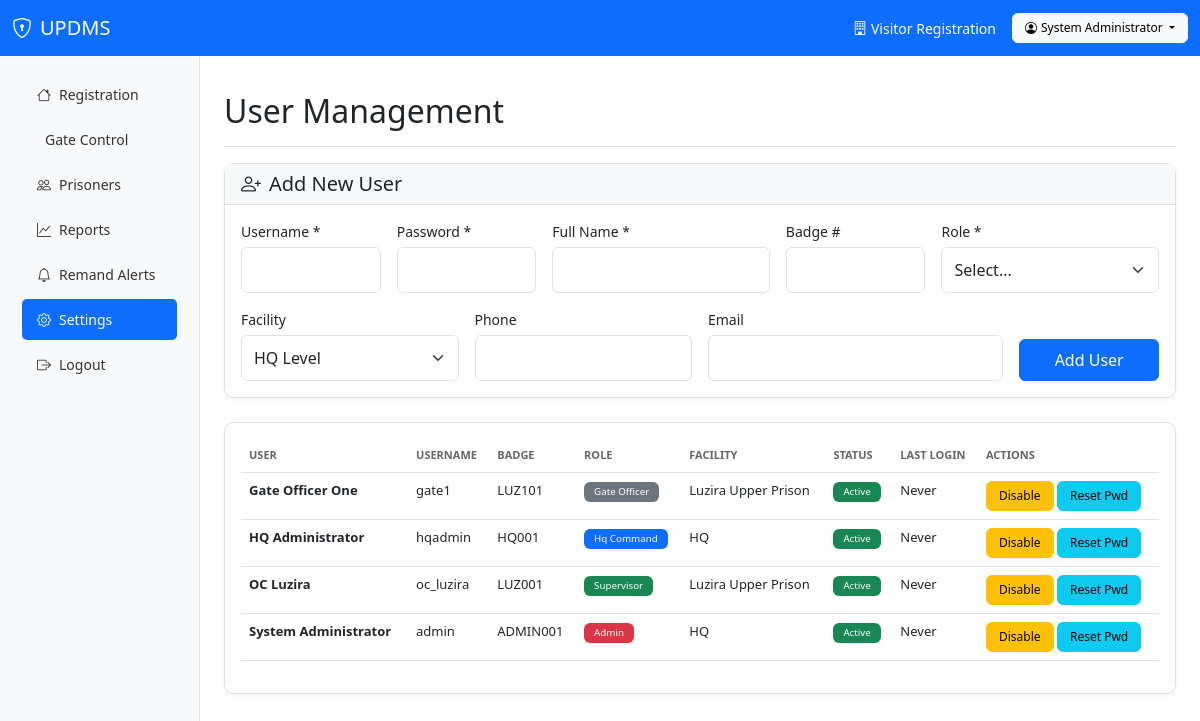
The page /pages/admin/users.php (signed in) on the database its author committed.
### tables this page shows
CREATE TABLE IF NOT EXISTS users (
    id INT PRIMARY KEY AUTO_INCREMENT,
    username VARCHAR(50) UNIQUE NOT NULL,
    password_hash VARCHAR(255) NOT NULL,
    full_name VARCHAR(100) NOT NULL,
    badge_number VARCHAR(20) UNIQUE,
    role ENUM('admin', 'hq_command', 'supervisor', 'gate_officer') NOT NULL,
    facility_id INT,
    phone VARCHAR(20),
    email VARCHAR(100),
    is_active TINYINT DEFAULT 1,
    last_login TIMESTAMP NULL,
    created_at TIMESTAMP DEFAULT CURRENT_TIMESTAMP,
    updated_at TIMESTAMP DEFAULT CURRENT_TIMESTAMP ON UPDATE CURRENT_TIMESTAMP,
    FOREIGN KEY (facility_id) REFERENCES facilities(id) ON DELETE SET NULL
);

CREATE TABLE IF NOT EXISTS facilities (
    id INT PRIMARY KEY AUTO_INCREMENT,
    facility_code VARCHAR(10) UNIQUE NOT NULL,
    name VARCHAR(100) NOT NULL,
    region VARCHAR(50),
    type ENUM('maximum', 'medium', 'minimum', 'rehabilitation') DEFAULT 'medium',
    capacity INT DEFAULT 0,
    address VARCHAR(255),
    contact_phone VARCHAR(20),
    contact_email VARCHAR(100),
    is_active TINYINT DEFAULT 1,
    created_at TIMESTAMP DEFAULT CURRENT_TIMESTAMP,
    updated_at TIMESTAMP DEFAULT CURRENT_TIMESTAMP ON UPDATE CURRENT_TIMESTAMP
);

### config/bootstrap.php (called while the page is built, shortened)
<?php
require_once __DIR__ . '/database.php';
function isLoggedIn() {
    return isset($_SESSION['user_id']);
}
function hasRole($roles) {
    return in_array($_SESSION['role'], $roles);
}
function getCurrentUser() {
    return [
        'id' => $_SESSION['user_id'],
        'username' => $_SESSION['username'],
        'full_name' => $_SESSION['full_name'],
        'role' => $_SESSION['role'],
        'facility_id' => $_SESSION['facility_id']
    ];
}

### config/database.php (called while the page is built, shortened)
<?php
class Database {
    private static $instance = null;
    private $connection;
    private function __construct() {
        $dsn = "mysql:host=" . DB_HOST . ";dbname=" . DB_NAME . ";charset=" . DB_CHARSET;
        $options = [
            PDO::ATTR_ERRMODE => PDO::ERRMODE_EXCEPTION,
            PDO::ATTR_DEFAULT_FETCH_MODE => PDO::FETCH_ASSOC,
            PDO::ATTR_EMULATE_PREPARES => false,
        ];
        try {
            $this->connection = new PDO($dsn, DB_USER, DB_PASS, $options);
        } catch (PDOException $e) {
            die("Database connection failed: " . $e->getMessage());
        }
    }
    public static function getInstance() {
        if (self::$instance === null) {
            self::$instance = new self();
        }
        return self::$instance;
    }
    public function query($sql, $params = []) {
        $stmt = $this->connection->prepare($sql);
        $stmt->execute($params);
        return $stmt;
    }
    public function fetchAll($sql, $params = []) {
        return $this->query($sql, $params)->fetchAll();
    }
}
function getDB() {
    return Database::getInstance();
}

### pages/admin/users.php (the view, shortened to what this page needs)
<?php
require_once __DIR__ . '/../../config/bootstrap.php';
$db = getDB();
$users = $db->fetchAll("
    SELECT u.*, f.name as facility_name
    FROM users u
    LEFT JOIN facilities f ON u.facility_id = f.id
    ORDER BY u.is_active DESC, u.full_name", []);
$pageHeader = 'User Management';
include __DIR__ . '/../../includes/header.php';
?>
<div class="card mb-4">
    <div class="card-header">
        <h5 class="mb-0"><i class="bi bi-person-plus me-2"></i>Add New User</h5>
    </div>
    <div class="card-body">
        <form method="POST" class="row g-3">
            <div class="col-md-2">
                <label class="form-label">Username *</label>
                <input type="text" name="username" class="form-control" required>
            </div>
            <div class="col-md-2">
                <label class="form-label">Password *</label>
                <input type="password" name="password" class="form-control" required>
            </div>
            <div class="col-md-3">
                <label class="form-label">Full Name *</label>
                <input type="text" name="full_name" class="form-control" required>
            </div>
            <div class="col-md-2">
                <label class="form-label">Badge #</label>
                <input type="text" name="badge_number" class="form-control">
            </div>
            <div class="col-md-3">
                <label class="form-label">Role *</label>
                <select name="role" class="form-select" required>
                    <option value="">Select...</option>
                </select>
            </div>
            <div class="col-md-3">
                <label class="form-label">Facility</label>
                <select name="facility_id" class="form-select">
                    <option value="">HQ Level</option>
                </select>
            </div>
            <div class="col-md-3">
                <label class="form-label">Phone</label>
                <input type="text" name="phone" class="form-control">
            </div>
            <div class="col-md-4">
                <label class="form-label">Email</label>
                <input type="email" name="email" class="form-control">
            </div>
            <div class="col-md-2 d-flex align-items-end">
                <button type="submit" class="btn btn-primary w-100">Add User</button>
            </div>
        </form>
    </div>
</div>
<div class="card">
    <div class="card-body">
        <div class="table-responsive">
            <table class="table">
                <thead>
                    <tr>
                        <th>User</th>
                        <th>Username</th>
                        <th>Badge</th>
                        <th>Role</th>
                        <th>Facility</th>
                        <th>Status</th>
                        <th>Last Login</th>
                        <th>Actions</th>
                    </tr>
                </thead>
                <tbody>
                    <?php foreach ($users as $u): ?>
                    <tr class="<?php echo $u['is_active'] ? '' : 'table-secondary'; ?>">
                        <td><strong><?php echo htmlspecialchars($u['full_name']); ?></strong></td>
                        <td><?php echo htmlspecialchars($u['username']); ?></td>
                        <td><?php echo htmlspecialchars($u['badge_number'] ?: '-'); ?></td>
                        <td><span class="badge bg-<?php
                            echo $u['role'] === 'admin' ? 'danger' : ($u['role'] === 'hq_command' ? 'primary' : ($u['role'] === 'supervisor' ? 'success' : 'secondary'));
                        ?>"><?php echo ucwords(str_replace('_', ' ', $u['role'])); ?></span></td>
                        <td><?php echo htmlspecialchars($u['facility_name'] ?: 'HQ'); ?></td>
                        <td>
                            <?php if ($u['is_active']): ?>
                                <span class="badge bg-success">Active</span>
                            <?php else: ?>
                                <span class="badge bg-secondary">Inactive</span>
                            <?php endif; ?>
                        </td>
                        <td><?php echo $u['last_login'] ? formatDateTime($u['last_login']) : 'Never'; ?></td>
                        <td>
                            <form method="POST" class="d-inline">
                                <button type="submit" class="btn btn-sm btn-<?php echo $u['is_active'] ? 'warning' : 'success'; ?>">
                                    <?php echo $u['is_active'] ? 'Disable' : 'Enable'; ?>
                                </button>
                            </form>
                            <form method="POST" class="d-inline">
                                <button type="submit" class="btn btn-sm btn-info">Reset Pwd</button>
                            </form>
                        </td>
                    </tr>
                    <?php endforeach; ?>
                </tbody>
            </table>
        </div>
    </div>
</div>
<?php include __DIR__ . '/../../includes/footer.php'; ?>

### includes/header.php (shortened to what this page needs)
<?php
$user = getCurrentUser();
$facilityName = 'Visitor Registration';
?>
<!DOCTYPE html>
<html lang="en">
<head>
    <link href="https://cdn.jsdelivr.net/npm/bootstrap@5.3.0/dist/css/bootstrap.min.css" rel="stylesheet">
    <link href="https://cdn.jsdelivr.net/npm/bootstrap-icons@1.10.0/font/bootstrap-icons.css" rel="stylesheet">
    <link href="<?php echo SITE_URL; ?>/assets/css/custom.css" rel="stylesheet">
</head>
<body>
    <nav class="navbar navbar-dark bg-primary">
        <div class="container-fluid">
            <a class="navbar-brand" href="<?php echo SITE_URL; ?>/pages/dashboard.php">
                <i class="bi bi-shield-lock me-2"></i><?php echo SITE_NAME; ?>
            </a>
            <div class="d-flex align-items-center">
                <span class="text-white me-3">
                    <i class="bi bi-building me-1"></i><?php echo $facilityName; ?>
                </span>
                <?php if ($user): ?>
                <div class="dropdown">
                    <button class="btn btn-light btn-sm dropdown-toggle" type="button" data-bs-toggle="dropdown">
                        <i class="bi bi-person-circle me-1"></i><?php echo htmlspecialchars($user['full_name']); ?>
                    </button>
                </div>
                <?php else: ?>
                <a href="<?php echo SITE_URL; ?>/pages/login.php" class="btn btn-light btn-sm">
                    <i class="bi bi-box-arrow-in-right me-1"></i>Login
                </a>
                <?php endif; ?>
            </div>
        </div>
    </nav>
    <div class="container-fluid">
        <div class="row">
            <?php include __DIR__ . '/sidebar.php'; ?>
            <main class="col-md-9 ms-sm-auto col-lg-10 px-md-4 main-content">
                <?php if (isset($pageHeader)): ?>
                <div class="d-flex justify-content-between flex-wrap flex-md-nowrap align-items-center pt-3 pb-2 mb-3 border-bottom">
                    <h1 class="h2"><?php echo $pageHeader; ?></h1>
                </div>
                <?php endif; ?>

### includes/sidebar.php
<?php
$currentPage = basename($_SERVER['PHP_SELF'], '.php');
$user = getCurrentUser();
?>
<nav class="col-md-2 d-md-block bg-light sidebar collapse">
    <div class="position-sticky pt-3">
        <ul class="nav flex-column">
            <li class="nav-item">
                <a class="nav-link <?php echo $currentPage === 'dashboard' ? 'active' : ''; ?>" href="<?php echo SITE_URL; ?>/pages/dashboard.php">
                    <i class="bi bi-house me-2"></i>Registration
                </a>
            </li>
            <li class="nav-item">
                <a class="nav-link <?php echo $currentPage === 'control' ? 'active' : ''; ?>" href="<?php echo SITE_URL; ?>/pages/gate/control.php">
                    <i class="bi bi-car me-2"></i>Gate Control
                </a>
            </li>
            <?php if ($user && hasRole(['supervisor', 'hq_command', 'admin'])): ?>
            <li class="nav-item">
                <a class="nav-link <?php echo in_array($currentPage, ['list', 'add', 'view']) ? 'active' : ''; ?>"
                   href="<?php echo SITE_URL; ?>/pages/prisoners/list.php">
                    <i class="bi bi-people me-2"></i>Prisoners
                </a>
            </li>
            <?php endif; ?>
            <?php if ($user && hasRole(['hq_command', 'admin'])): ?>
            <li class="nav-item">
                <a class="nav-link <?php echo $currentPage === 'reports' ? 'active' : ''; ?>"
                   href="<?php echo SITE_URL; ?>/pages/hq/reports.php">
                    <i class="bi bi-graph-up me-2"></i>Reports
                </a>
            </li>
            <li class="nav-item">
                <a class="nav-link <?php echo $currentPage === 'remand_alerts' ? 'active' : ''; ?>"
                   href="<?php echo SITE_URL; ?>/pages/prisoners/remand_alerts.php">
                    <i class="bi bi-bell me-2"></i>Remand Alerts
                </a>
            </li>
            <?php endif; ?>
            <?php if ($user && hasRole(['admin'])): ?>
            <li class="nav-item">
                <a class="nav-link <?php echo in_array($currentPage, ['users', 'facilities', 'audit']) ? 'active' : ''; ?>"
                   href="<?php echo SITE_URL; ?>/pages/admin/users.php">
                    <i class="bi bi-gear me-2"></i>Settings
                </a>
            </li>
            <?php endif; ?>
            <li class="nav-item">
                <a class="nav-link" href="<?php echo SITE_URL; ?>/pages/logout.php">
                    <i class="bi bi-box-arrow-right me-2"></i>Logout
                </a>
            </li>
        </ul>
    </div>
</nav>

### includes/footer.php (shortened to what this page needs)
            </main>
        </div>
    </div>
</body>
</html>

### assets/css/custom.css (style rules this page uses)
:root { --primary: #0d6efd; --success: #198754; --danger: #dc3545; --warning: #ffc107; --info: #0dcaf0; }
body { font-size: 14px; }
.main-content { min-height: calc(100vh - 56px); padding-top: 20px !important; }
.sidebar { min-height: calc(100vh - 56px); border-right: 1px solid #dee2e6; background-color: #f8f9fa; }
.sidebar .nav-link { color: #333; padding: 10px 15px; border-radius: 5px; margin: 2px 10px; }
.sidebar .nav-link.active { background-color: var(--primary); color: white; }
.card { border-radius: 10px; border: 1px solid #e0e0e0; box-shadow: 0 2px 5px rgba(0,0,0,0.05); }
.card-header { background-color: #f8f9fa; border-bottom: 1px solid #e0e0e0; font-weight: 600; }
.table { font-size: 13px; }
.table th { font-weight: 600; text-transform: uppercase; font-size: 11px; color: #666; }
.btn { border-radius: 6px; padding: 8px 16px; font-weight: 500; }
.btn-sm { padding: 5px 12px; font-size: 12px; }
.form-control, .form-select { border-radius: 6px; padding: 10px 12px; }
.form-label { font-weight: 500; margin-bottom: 5px; }
.badge { padding: 5px 10px; font-weight: 500; }

### rows shown on the page
users: full_name "System Administrator", username "admin", badge_number "ADMIN001", role "Admin", facility_name "HQ", is_active "Active", shows "Never"
users: full_name "Gate Officer One", username "gate1", badge_number "LUZ101", role "Gate Officer", facility.name "Luzira Upper Prison", is_active "Active", shows "Never"
users: full_name "HQ Administrator", username "hqadmin", badge_number "HQ001", role "Hq Command", facility_name "HQ", is_active "Active", shows "Never"
users: full_name "OC Luzira", username "oc_luzira", badge_number "LUZ001", role "Supervisor", facility.name "Luzira Upper Prison", is_active "Active", shows "Never"

### other values the page prints
SITE_NAME "UPDMS"
$facilityName "Visitor Registration"
$pageHeader "User Management"
